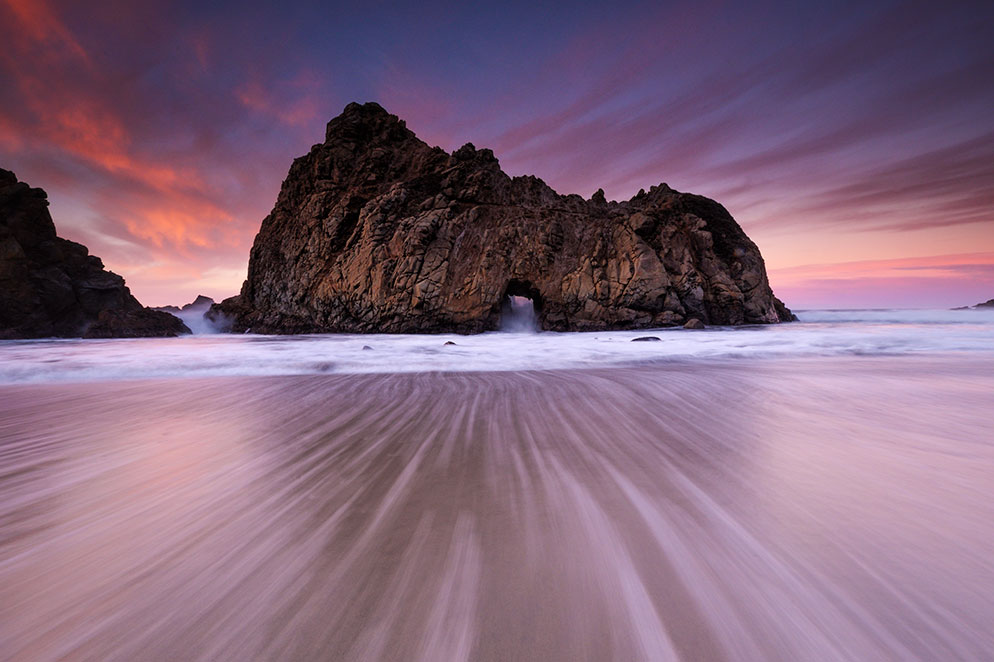
#> input picture image.jpg, 994 x 662 px
$ python new_task.py
#> lines starting #> are read from the running program, lines starting #| are printed output that depends on the picture
import cv2
import numpy as np
import os
import matplotlib.pyplot as plt
import random

def display_image_and_histograms(image, title):
    """Displays an image with its color channel histograms."""
    hist_b = cv2.calcHist([image], [0], None, [256], [0, 256])
    hist_g = cv2.calcHist([image], [1], None, [256], [0, 256])
    hist_r = cv2.calcHist([image], [2], None, [256], [0, 256])

    plt.figure(figsize=(15, 6))

    plt.subplot(2, 4, 1)
    plt.imshow(cv2.cvtColor(image, cv2.COLOR_BGR2RGB))
    plt.title(title)
    plt.axis('off')

    plt.subplot(2, 4, 2)
    plt.plot(hist_b, color='blue')
    plt.title('Blue Channel Histogram')
    plt.xlabel('Pixel Value')
    plt.ylabel('Frequency')

    plt.subplot(2, 4, 3)
    plt.plot(hist_g, color='green')
    plt.title('Green Channel Histogram')
    plt.xlabel('Pixel Value')
    plt.ylabel('Frequency')

    plt.subplot(2, 4, 4)
    plt.plot(hist_r, color='red')
    plt.title('Red Channel Histogram')
    plt.xlabel('Pixel Value')
    plt.ylabel('Frequency')

    plt.tight_layout()


def adjust_contrast(image, alpha):
    """Adjusts the contrast of an image.

    Args:
        image: The input image as a NumPy array.
        alpha: A value to multiply the image pixels. Values greater than 1 increase contrast,
            values between 0 and 1 decrease contrast.

    Returns:
        A new image with adjusted contrast.
    """
    return cv2.convertScaleAbs(image, alpha=alpha, beta=0)


def adjust_brightness(image, beta):
    """Adjusts the brightness of an image.

    Args:
        image: The input image as a NumPy array.
        beta: A value to add or subtract to the image pixels. Positive values increase brightness,
            negative values decrease brightness.

    Returns:
        A new image with adjusted brightness.
    """
    return cv2.convertScaleAbs(image, alpha=1.0, beta=beta)


def main():
    """Prompts the user for an image path, loads the image, performs operations, and displays results."""

    # Step 1: Ask user to input image path
    while True:
        image_path = input("Enter the path to the image: ")
        if not image_path:
            print("Please enter a valid image path.")
            continue

        # Check if the file exists
        if not os.path.isfile(image_path):
            print(f"Error: File '{image_path}' does not exist. Please try again.")
            continue

        break  # Exit the loop if a valid path is provided
#> this loop made 1 pass; the answer given on pass 1: image.jpg

    # Load the image
    image = cv2.imread(image_path)
#> image is the input picture: shape (662, 994, 3); mean B, G, R 123.5, 102.4, 130.9

    # Check if the image was loaded correctly
    if image is None:
        print(f"Error loading image from {image_path}. Check the file path and permissions.")
        return

    # Generate random values for contrast and brightness adjustment
    random_contrast = random.uniform(0.5, 2.0)  # Random value between 0.5 and 2.0
    random_brightness = random.randint(-100, 100)  # Random integer value between -100 and 100

    # Display the original image with histograms
    display_image_and_histograms(image.copy(), 'Original Image')
#> in display_image_and_histograms, `hist_b = cv2.calcHist([image], [0], None, [256], [0, 256])`: hist_b = 256 values, max 5808 at index 118, min 335 at index 254, mean 2570.4
#> in display_image_and_histograms, `hist_g = cv2.calcHist([image], [1], None, [256], [0, 256])`: hist_g = 256 values, max 5589 at index 54, min 0 at index 238, mean 2570.4
#> in display_image_and_histograms, `hist_r = cv2.calcHist([image], [2], None, [256], [0, 256])`: hist_r = 256 values, max 4943 at index 158, min 205 at index 254, mean 2570.4

    # Example for contrast adjustment
    contrast_adjusted_image = adjust_contrast(image.copy(), random_contrast)
#> in adjust_contrast, `return cv2.convertScaleAbs(image, alpha=alpha, beta=0)`:
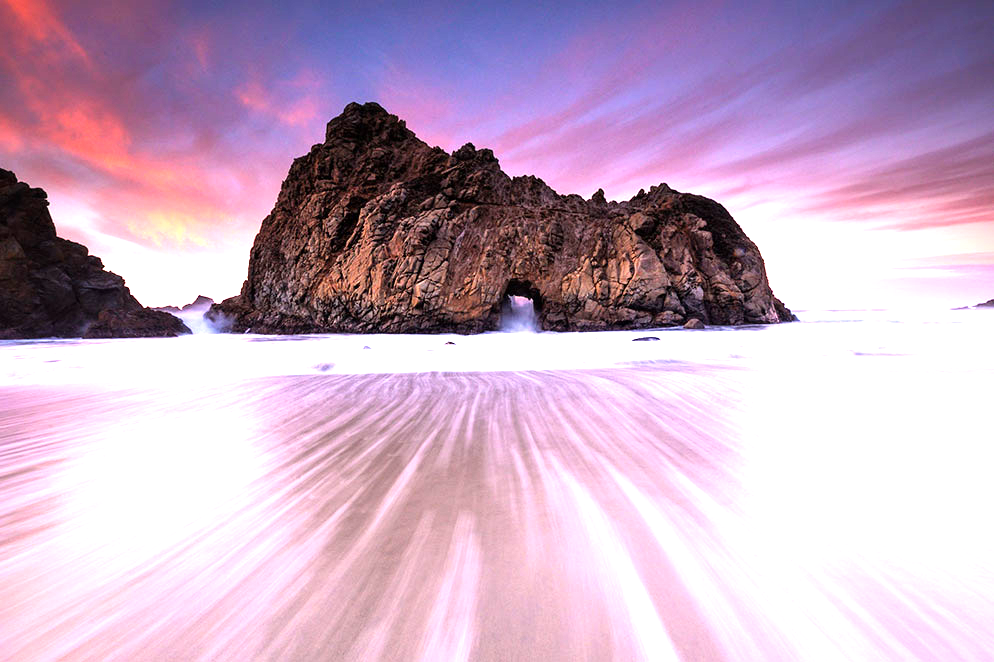
#> returned value: shape (662, 994, 3); mean of channels 0, 1, 2 196.1, 171.8, 200.7; drawn as B, G, R
    display_image_and_histograms(contrast_adjusted_image, f'Image with Adjusted Contrast (Factor: {random_contrast:.2f})')

    # Example for brightness adjustment
    brightness_adjusted_image = adjust_brightness(image.copy(), random_brightness)
#> in adjust_brightness, `return cv2.convertScaleAbs(image, alpha=1.0, beta=beta)`:
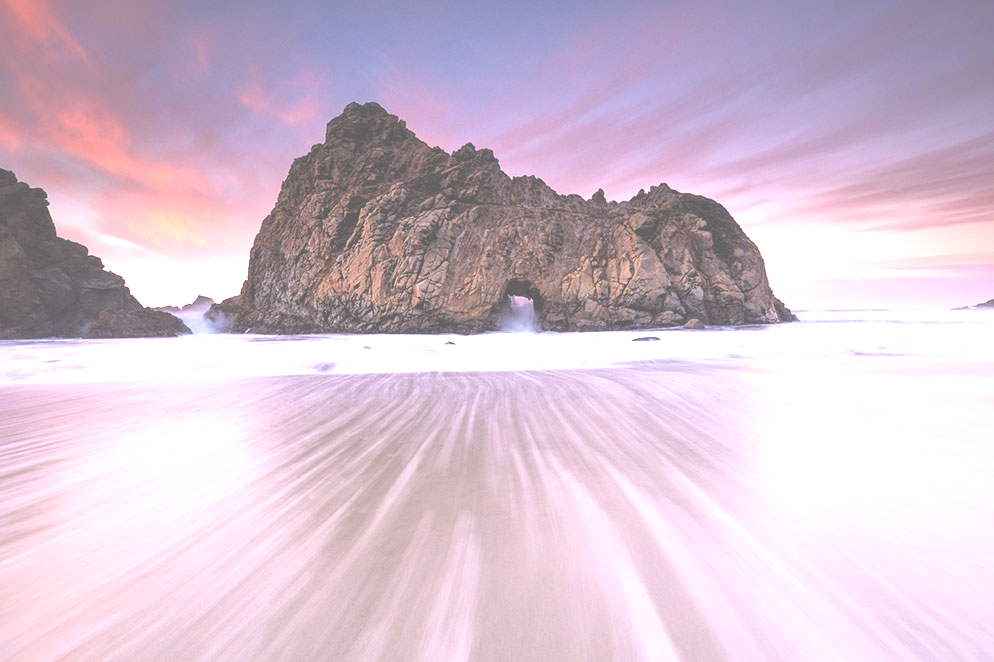
#> returned value: shape (662, 994, 3); mean of channels 0, 1, 2 210.3, 194.1, 214.5; drawn as B, G, R
    display_image_and_histograms(brightness_adjusted_image, f'Image with Adjusted Brightness (Beta: {random_brightness})')

    plt.show()
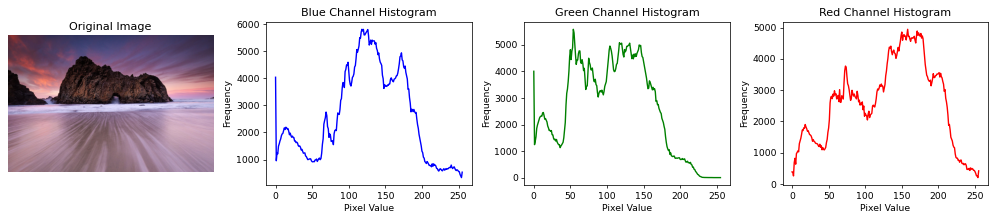
#> figure drawn by matplotlib, 4 panels; panel 2: curve peaks at x = 118, y = 5808; panel 3: curve peaks at x = 54, y = 5589; panel 4: curve peaks at x = 158, y = 4943
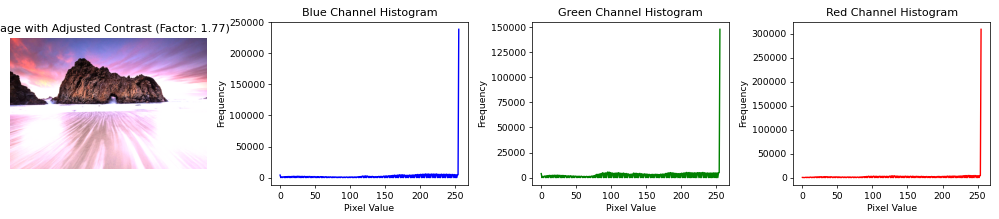
#> figure drawn by matplotlib, 4 panels; panel 2: curve peaks at x = 255, y = 238630; panel 3: curve peaks at x = 255, y = 147743; panel 4: curve peaks at x = 255, y = 309155
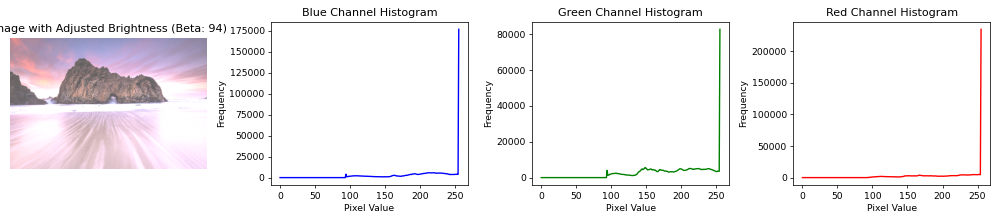
#> figure drawn by matplotlib, 4 panels; panel 2: curve peaks at x = 255, y = 176649; panel 3: curve peaks at x = 255, y = 82726; panel 4: curve peaks at x = 255, y = 234654
    print("All operations completed.")


if __name__ == "__main__":
    main()
